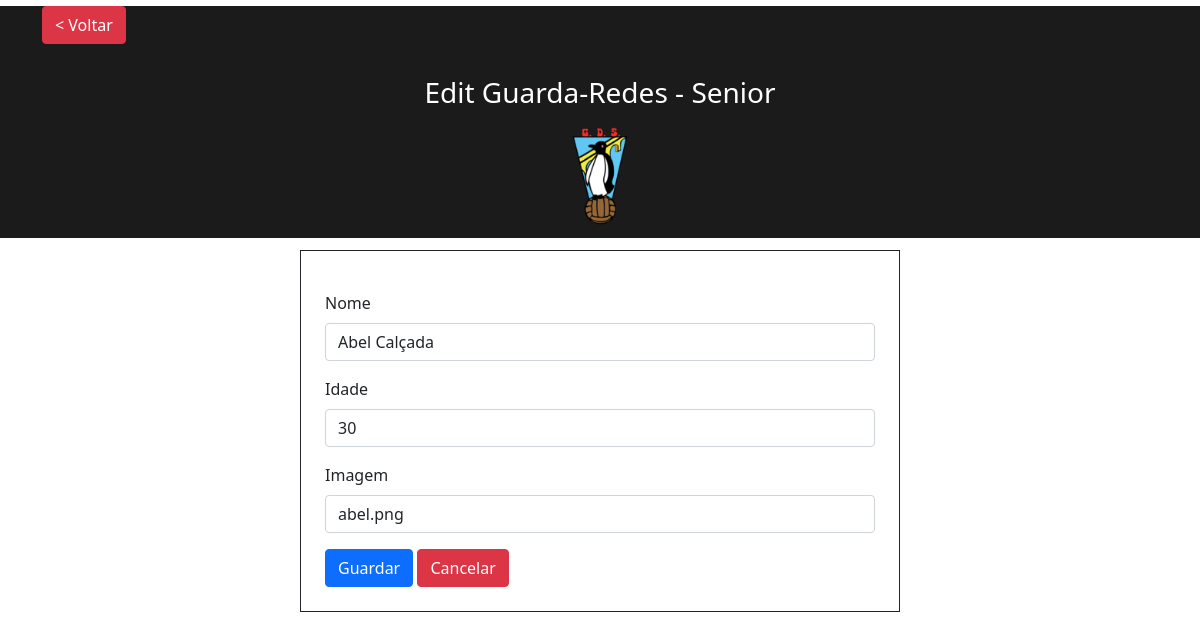
/area-admin/editgrsenior.php?Id=1, run on the app's committed database.
### tables this page shows
CREATE TABLE `guarda_redes` (
  `Id` int(11) NOT NULL,
  `Nome` text NOT NULL,
  `Idade` int(11) NOT NULL,
  `Img` varchar(256) NOT NULL
);

### area-admin/editgrsenior.php (the view, shortened to what this page needs)
<!DOCTYPE html>
<html>
<head>
    <link rel="stylesheet" href="css/bootstrap.min.css">
</head>
<body>
    <?php
require 'includes/connection.php';
$Id = $_GET['Id'];
$sql = 'SELECT * FROM guarda_redes WHERE Id = :Id';
$sth = $dbh->prepare($sql);
$sth->bindParam(':Id', $Id, PDO::PARAM_INT);
$sth->execute();
$guarda_redes = $sth->fetchObject();
?>
<div style="background-color: #1b1b1b; margin-top:-1.5%;">
    <div class="container mt-4" style="background-color: #1b1b1b;">
    <a  href="grsenior.php" class="btn btn-danger">< Voltar</a>
    </div>
    <div class="title-h2" style="padding: 2rem; background-color: #1b1b1b;">
        <h3>Edit Guarda-Redes - Senior</h3>
    </div>
    <div style="text-align: center; ">
            <img  src="/GDS/images/ProjetoGDS/gdss.png" style="max-height: 100px; margin-top:-2%;  margin-bottom:1%;">
        </div>
</div>
    <div class="col-lg-6 offset-lg-3">
        <form action="includes/updategrsenior.php" method="GET" class="border border-1 border-dark p-4" style="width: 100%; margin-top: 2%;">
            <div class="mb-3">
                <label  class="form-label">Nome</label>
                <input type="text" class="form-control" name="Nome"
                value="<?= $guarda_redes->Nome ?>">
            </div>
            <div class="mb-3">
                <label  class="form-label">Idade</label>
                <input type="text" class="form-control" name="Idade"
                 placeholder="Name" value="<?= $guarda_redes->Idade ?>">
            </div>
            <div class="mb-3">
                <label  class="form-label">Imagem</label>
                <input type="text" class="form-control" name="Img"
                placeholder="Role" value="<?= $guarda_redes->Img ?>">
            </div>
            <div>
                <button type="submit" class="btn btn-primary">Guardar</button>
                <button type="reset" class="btn btn-danger">Cancelar</button>
            </div>
        </form>
    </div>
</body>
</html>

### area-admin/editgrsenior.php (style rules this page uses)
.title-h2 { font-size: 1rem; text-align: center; color: white; padding: 2rem; }

### data on the page
guarda_redes: Nome "Abel Calçada", Idade "30", Img "abel.png"
